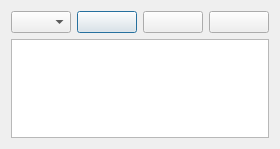
<?xml version="1.0" encoding="UTF-8"?>
<ui version="4.0">
 <class>PickPoints</class>
 <widget class="QDialog" name="PickPoints">
  <property name="geometry">
   <rect>
    <x>0</x>
    <y>0</y>
    <width>280</width>
    <height>149</height>
   </rect>
  </property>
  <property name="sizePolicy">
   <sizepolicy hsizetype="Minimum" vsizetype="Preferred">
    <horstretch>0</horstretch>
    <verstretch>0</verstretch>
   </sizepolicy>
  </property>
  <property name="windowTitle">
   <string>PickPoints</string>
  </property>
  <layout class="QVBoxLayout" name="verticalLayout_2">
   <item>
    <layout class="QVBoxLayout" name="verticalLayout">
     <item>
      <layout class="QHBoxLayout" name="horizontalLayout">
       <item>
        <widget class="QComboBox" name="cbox_type">
         <item>
          <property name="text">
           <string/>
          </property>
          <property name="icon">
           <iconset resource="../resources/res.qrc">
            <normaloff>:/res/images/pickSinglePoint.png</normaloff>:/res/images/pickSinglePoint.png</iconset>
          </property>
         </item>
         <item>
          <property name="text">
           <string/>
          </property>
          <property name="icon">
           <iconset resource="../resources/res.qrc">
            <normaloff>:/res/icon/format-add-node.svg</normaloff>:/res/icon/format-add-node.svg</iconset>
          </property>
         </item>
        </widget>
       </item>
       <item>
        <widget class="QPushButton" name="btn_add">
         <property name="text">
          <string/>
         </property>
         <property name="icon">
          <iconset resource="../resources/res.qrc">
           <normaloff>:/res/icon/add.svg</normaloff>:/res/icon/add.svg</iconset>
         </property>
        </widget>
       </item>
       <item>
        <widget class="QPushButton" name="btn_reset">
         <property name="text">
          <string/>
         </property>
         <property name="icon">
          <iconset resource="../resources/res.qrc">
           <normaloff>:/res/icon/reset.svg</normaloff>:/res/icon/reset.svg</iconset>
         </property>
        </widget>
       </item>
       <item>
        <widget class="QPushButton" name="btn_close">
         <property name="text">
          <string/>
         </property>
         <property name="icon">
          <iconset resource="../resources/res.qrc">
           <normaloff>:/res/icon/close-copy.svg</normaloff>:/res/icon/close-copy.svg</iconset>
         </property>
        </widget>
       </item>
      </layout>
     </item>
     <item>
      <widget class="QTextBrowser" name="infoBrowser"/>
     </item>
    </layout>
   </item>
  </layout>
 </widget>
 <resources>
  <include location="../resources/res.qrc"/>
 </resources>
 <connections/>
</ui>
